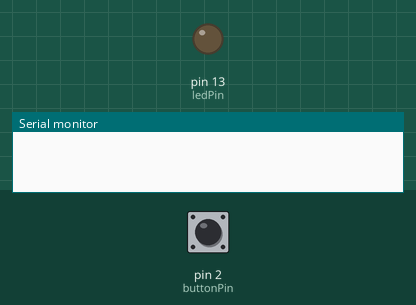
Bench run of a sketch on a simulated Arduino Uno, built with avr-gcc and run on an emulated ATmega328P. Shown: output pins drawn as LEDs (lit = HIGH), the last lines printed to the serial monitor. The test bench sets the inputs (shaded band); at power-on: pin 2 (buttonPin) LOW.

Above: at 1.2 s.
1.3 s: pin 2 (buttonPin) pulled HIGH for 0.15 s
At 2.7 s:
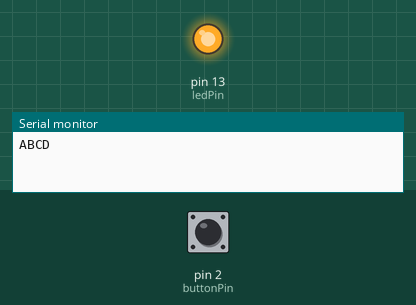
4.4 s: pin 2 (buttonPin) pulled HIGH for 3.2 s
At 12.7 s:
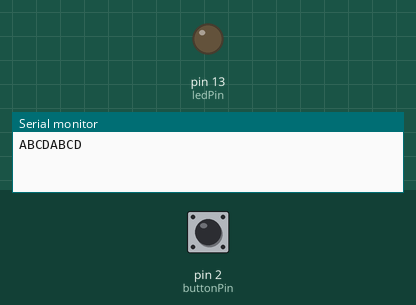
Timing chart, 0 to 14.2 s (numbered marks = the images above; inputs shaded):
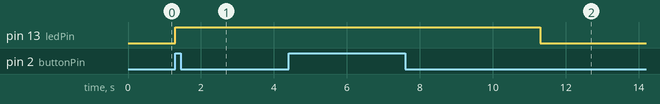

Measured:
- after the input at 1.3 s, pin 13 (ledPin): LOW → HIGH at once
- after the input at 4.4 s, pin 13 (ledPin): HIGH → LOW after 6.9 s instead of 1.9 s

The sketch:

arduino-code-v1.ino
```cpp
// constants won't change. They're used here to set pin numbers:
const int buttonPin = 2;     // the number of the pushbutton pin
const int ledPin =  13;      // the number of the LED pin

//Une variable qui va stocker l'état de la valeur du bouton-poussoir :

// variables will change:
int buttonState = 0;         // variable for reading the pushbutton status

//Le void setup() execute un fois, ici permet etablir la vitesse 9600 baud, initialiser la broche LED en sortie et initialiser la broche bouton poussoir en entre.

void setup() {
  //initialize the serial speed
  Serial.begin(9600);
  // initialize the LED pin as an output:
  pinMode(ledPin, OUTPUT);
  // initialize the pushbutton pin as an input:
  pinMode(buttonPin, INPUT);
}

//Ici le void loop() où exécute dans une boucle la partie du code qui envoye le message et allumer la LED rouge :

void loop() {

//Lire la valeur de l'état du bouton :

  // read the state of the pushbutton value:
  buttonState = digitalRead(buttonPin);

 //Si le bouton est appui envoie le message puis allume la LED:

  // check if the pushbutton is pressed. If it is, the buttonState is HIGH:
  if (buttonState == HIGH) {
    // turn LED on:
    digitalWrite(ledPin, HIGH);
    Serial.peek();
    Serial.print("ABCD");
    delay(5000);

//sinon la LED est éteint et arduino envoie rien :
  } else {
    // turn LED off:
    digitalWrite(ledPin, LOW);
  }
}
```
